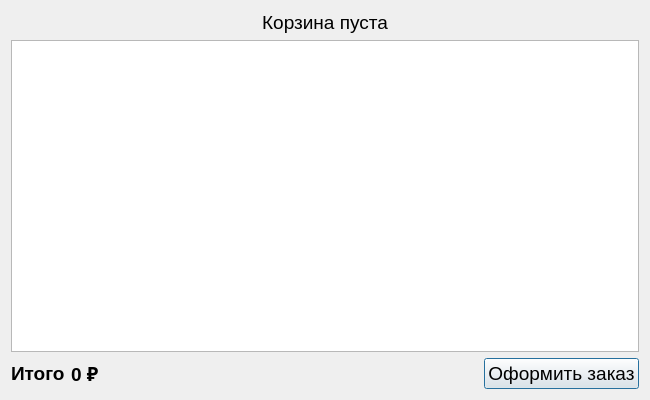
<?xml version="1.0" encoding="UTF-8"?>
<ui version="4.0">
 <class>Dialog</class>
 <widget class="QDialog" name="Dialog">
  <property name="geometry">
   <rect>
    <x>0</x>
    <y>0</y>
    <width>650</width>
    <height>400</height>
   </rect>
  </property>
  <property name="windowTitle">
   <string>Корзина</string>
  </property>
  <layout class="QVBoxLayout" name="verticalLayout_2">
   <item>
    <widget class="QLabel" name="label_empty">
     <property name="font">
      <font>
       <pointsize>14</pointsize>
      </font>
     </property>
     <property name="text">
      <string>Корзина пуста</string>
     </property>
     <property name="alignment">
      <set>Qt::AlignmentFlag::AlignCenter</set>
     </property>
    </widget>
   </item>
   <item>
    <widget class="QListWidget" name="list_cart">
     <property name="font">
      <font>
       <pointsize>14</pointsize>
      </font>
     </property>
     <property name="alternatingRowColors">
      <bool>true</bool>
     </property>
     <property name="selectionMode">
      <enum>QAbstractItemView::SelectionMode::NoSelection</enum>
     </property>
     <property name="itemAlignment">
      <set>Qt::AlignmentFlag::AlignCenter</set>
     </property>
    </widget>
   </item>
   <item>
    <layout class="QVBoxLayout" name="verticalLayout"/>
   </item>
   <item>
    <layout class="QHBoxLayout" name="horizontalLayout">
     <item>
      <widget class="QLabel" name="label_total_label">
       <property name="font">
        <font>
         <pointsize>14</pointsize>
         <bold>true</bold>
        </font>
       </property>
       <property name="text">
        <string>Итого</string>
       </property>
      </widget>
     </item>
     <item>
      <widget class="QLabel" name="label_total_sum">
       <property name="font">
        <font>
         <pointsize>14</pointsize>
         <bold>true</bold>
        </font>
       </property>
       <property name="text">
        <string>0 ₽</string>
       </property>
      </widget>
     </item>
     <item>
      <spacer name="horizontalSpacer">
       <property name="orientation">
        <enum>Qt::Orientation::Horizontal</enum>
       </property>
       <property name="sizeHint" stdset="0">
        <size>
         <width>40</width>
         <height>20</height>
        </size>
       </property>
      </spacer>
     </item>
     <item>
      <widget class="QPushButton" name="button_checkout">
       <property name="font">
        <font>
         <pointsize>14</pointsize>
        </font>
       </property>
       <property name="text">
        <string>Оформить заказ</string>
       </property>
      </widget>
     </item>
    </layout>
   </item>
  </layout>
 </widget>
 <resources/>
 <connections/>
</ui>
